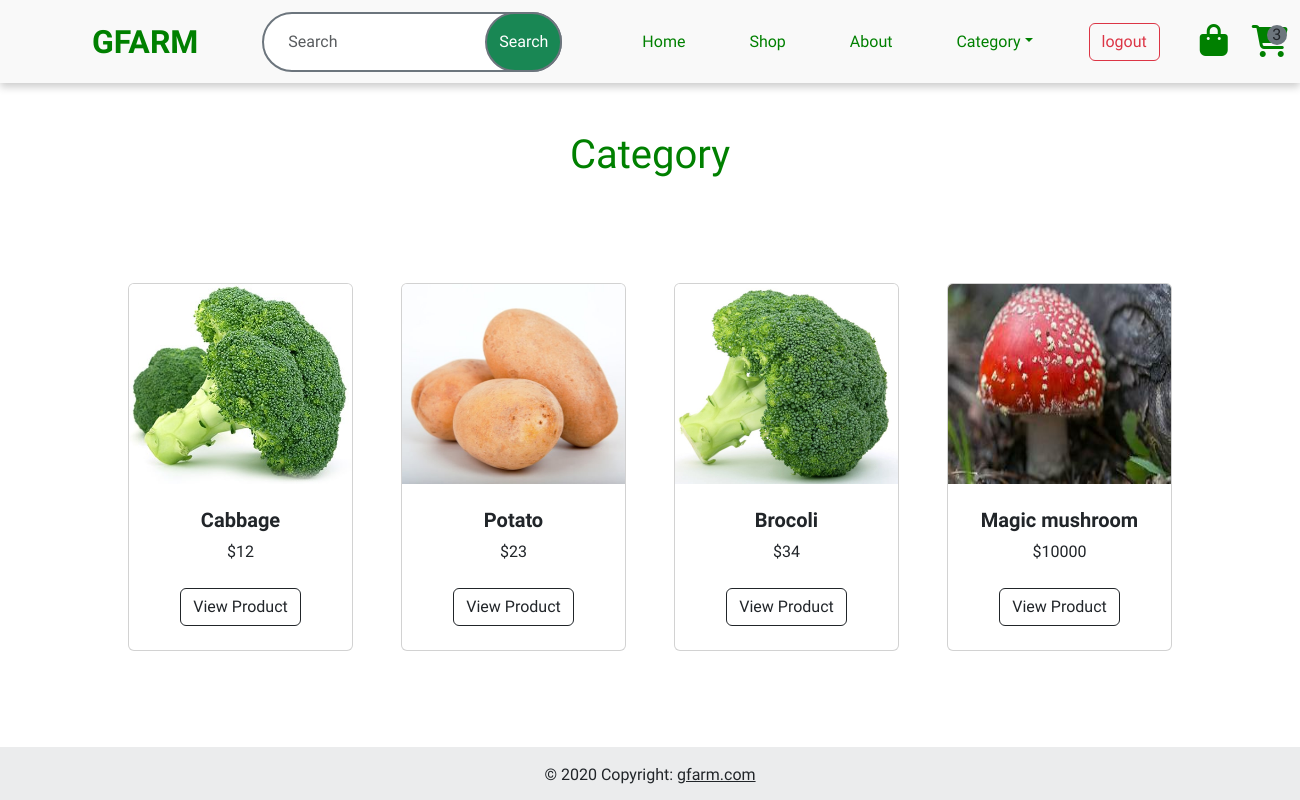
/user/category/Vegetables (signed in), run on an earlier commit of the app's database.
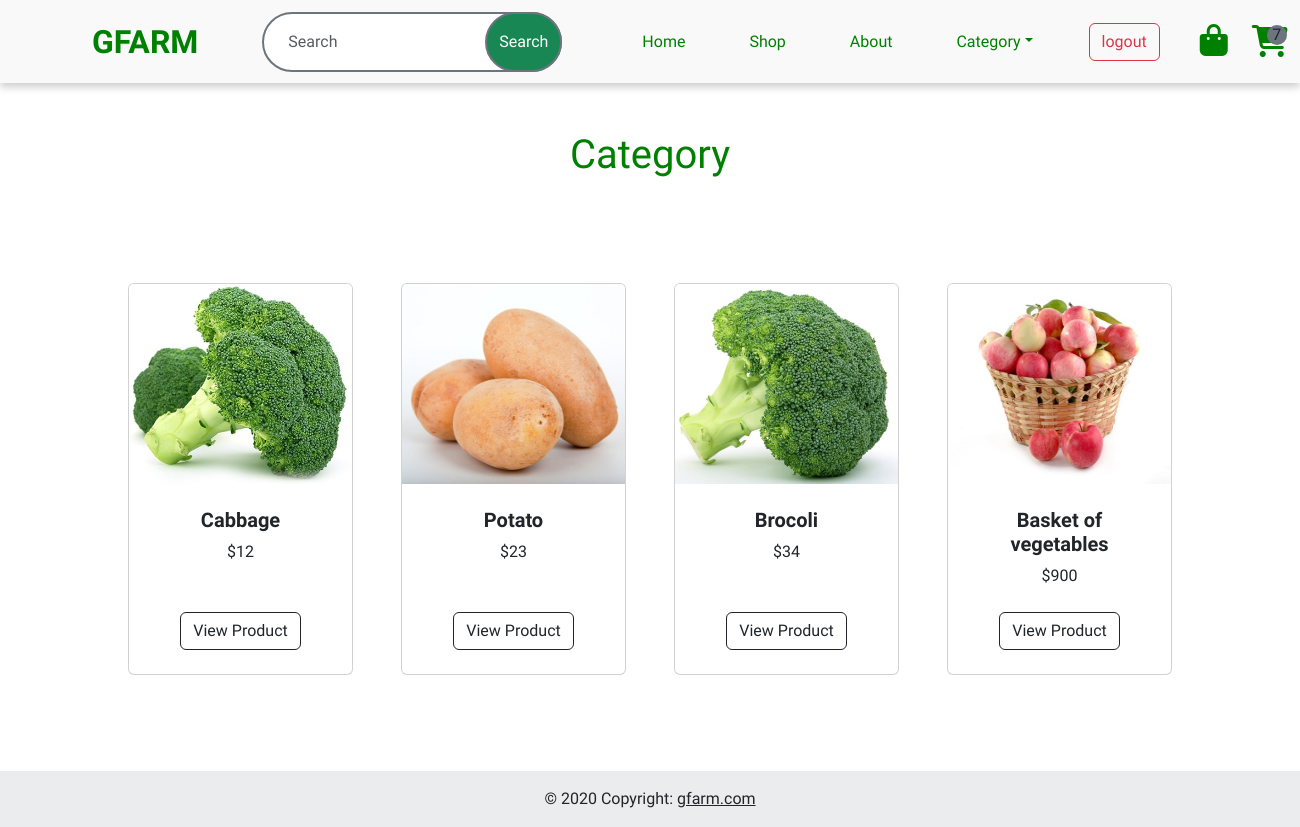
And on a later commit of the database.
### account/models.py (models this page shows, shortened)
class Products(models.Model):
    title = models.CharField(max_length=50)
    description = models.CharField(max_length=50)
    price = models.IntegerField()
    image = models.ImageField(upload_to='product_images')
    options=(
        ('Vegetables','Vegetables'),
        ('Fruits','Fruits'),
        ('Diary','Diary'),
        ('Spices','Spices'),
    )
    category = models.CharField(max_length=100,choices = options)
    stock = models.IntegerField()
    is_offer = models.BooleanField(default=False,null=True)
    offer_price = models.IntegerField(null=True)

### user/views.py (the view)
# urls.py: path('category/<category>', views.Category.as_view(),name='category'),
@method_decorator(dec,name='dispatch')
class Category(ListView):
    template_name='category_item_list.html'
    queryset=Products.objects.all()
    context_object_name='products'
    def get_context_data(self, **kwargs):
        res = Products.objects.filter(category=self.kwargs.get('category'))
        return {'products':res}

### account/views.py (called while the page is built)
def signin_required(func):
    def inner(request,**kwargs):
        if request.user.is_authenticated:
            return func(request,**kwargs)
        else:
            messages.error(request,'Login required')
            return redirect('login')
    return inner

### user/context_processor.py (called while the page is built)
def cart_count(request):
    if request.user.is_authenticated:
        count = Cart.objects.filter(user = request.user).count()
        return {'count':count}
    else:
        return {'count':0}

### user/templates/category_item_list.html
{% extends "landing.html" %}
{% block main %}
<h1 class="text-center mt-5" style="color: green;">Category</h1>
<section class="py-5">
    <div class="container px-4 px-lg-5 mt-5">
        <div class="row gx-4 gx-lg-5 row-cols-2 row-cols-md-3 row-cols-xl-4 justify-content-center">
        {% for product in products %}
            {% if product.is_offer %}
            <div class="col mb-5">
                <div class="card h-100">
                    <div class="badge bg-dark text-white position-absolute" style="top: 0.5rem; right: 0.5rem">Offer</div>
                    <img class="card-img-top" src="{{ product.image.url }}" alt="..." height="200px"/>
                    <div class="card-body p-4">
                        <div class="text-center">
                            <h5 class="fw-bolder">{{ product.title }}</h5>
                    <div class="d-flex justify-content-center small text-warning mb-2">
                    <i class="bi bi-star-fill"></i>
                    Offer!
                    <i class="bi bi-star-fill"></i>
                    </div>
                            <strike>
                            ${{ product.price }}
                            </strike>
                            ${{ product.offer_price }}
                        </div>
                    </div>
                    <div class="card-footer p-4 pt-0 border-top-0 bg-transparent">
                    <div class="text-center">
                        <a class="btn btn-outline-dark mt-auto" href="">View Product</a>
                    </div>
                    </div>
                </div>
            </div>
            {% else %}
        <div class="col mb-5">
                <div class="card h-100">
                    <img class="card-img-top" src="{{ product.image.url }}" alt="..." height="200px" />
                    <div class="card-body p-4">
                        <div class="text-center">
                            <h5 class="fw-bolder">{{ product.title }}</h5>
                            ${{ product.price }}
                        </div>
                    </div>
                    <div class="card-footer p-4 pt-0 border-top-0 bg-transparent">
<div class="text-center"><a class="btn btn-outline-dark mt-auto" href="">View Product</a></div>
                    </div>
                </div>
            </div>
                {% endif %}
            {% endfor %}
    </div>
</section>
{% endblock main %}

What changed in the data, as far as the page shows it:
removed Products: image (picture), title "Magic mushroom", price "10000"
added Products: image (picture), title "Basket of vegetables", price "900"
Also different on the page:
{{ count }}: "3" → "7"
